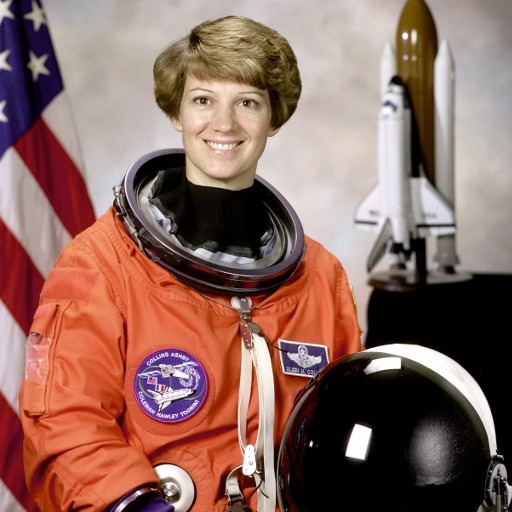
#> input picture code/photo.jpg, 512 x 512 px
$ python lab7_metrics.py
#> lines starting #> are read from the running program, lines starting #| are printed output that depends on the picture; after the words box and inside, x2 and y2 are one past the last pixel; in counts of white or black regions, pixels touching at a corner belong together
### code/chaos.py
# chaos.py  -  التشفير الفوضوي للصور (خريطة logistic + بعثرة + انتشار)
# هذا الملف تستخدمه كل التجارب من 4 إلى 8. لا تغيّري فيه شيئاً، فقط استدعيه.

import hashlib
import numpy as np

# تسريع اختياري: إذا كانت مكتبة numba منصّبة تُستخدم تلقائياً (أسرع بنحو 8 مرات، انظري التجربة 5)،
# وإذا لم تكن منصّبة يعمل الكود بشكل طبيعي لكن أبطأ. التجربة 5 تشرح الفرق.
try:
    from numba import njit
except ImportError:
    def njit(f):
        return f


@njit
def logistic_sequence(x0, r, n, skip=1000):
    """تولّد n عدداً بين 0 و1 من معادلة logistic:  x(n+1) = r * x(n) * (1 - x(n))
    نرمي أول skip عدداً حتى تبتعد السلسلة عن نقطة البداية."""
    x = x0
    for _ in range(skip):
        x = r * x * (1.0 - x)
    out = np.empty(n)
    for i in range(n):
        x = r * x * (1.0 - x)
        out[i] = x
    return out


@njit
def diffuse(p, k):
    """الانتشار: كل بايت مشفر يعتمد على مفتاحه وعلى البايت المشفر الذي قبله.
    c[i] = k[i] XOR ((p[i] + c[i-1]) mod 256)"""
    n = p.shape[0]
    c = np.empty(n, dtype=np.uint8)
    prev = 0
    for i in range(n):
        v = (int(p[i]) + prev) % 256
        c[i] = v ^ int(k[i])
        prev = int(c[i])
    return c


@njit
def undiffuse(c, k):
    """عكس الانتشار:  p[i] = ((c[i] XOR k[i]) - c[i-1]) mod 256"""
    n = c.shape[0]
    p = np.empty(n, dtype=np.uint8)
    prev = 0
    for i in range(n):
        v = int(c[i]) ^ int(k[i])
        p[i] = (v - prev) % 256
        prev = int(c[i])
    return p


@njit
def diffuse_backward(p, k):
    """نفس الانتشار لكن من آخر بايت إلى أوله.
    لماذا جولتان؟ في الجولة الأمامية تغيير بكسل يؤثر فقط على ما بعده. بالجولة الخلفية
    يصبح كل بكسل مشفر معتمداً على كل بكسلات الصورة (هذا ما يرفع NPCR إلى 99.6%)."""
    n = p.shape[0]
    c = np.empty(n, dtype=np.uint8)
    prev = 0
    for i in range(n - 1, -1, -1):
        v = (int(p[i]) + prev) % 256
        c[i] = v ^ int(k[i])
        prev = int(c[i])
    return c


@njit
def undiffuse_backward(c, k):
    n = c.shape[0]
    p = np.empty(n, dtype=np.uint8)
    prev = 0
    for i in range(n - 1, -1, -1):
        v = int(c[i]) ^ int(k[i])
        p[i] = (v - prev) % 256
        prev = int(c[i])
    return p


def frame_key(master_key, frame_index, extra=0):
    """تشتق مفتاحاً مختلفاً (x0, r) لكل فريم من كلمة السر الرئيسية باستخدام SHA-256.
    extra: رقم إضافي (مثل رقم الوجه داخل الفريم) حتى يكون لكل وجه مفتاحه."""
    text = f"{master_key}|{frame_index}|{extra}".encode()
    h = hashlib.sha256(text).digest()               # 32 بايت ثابتة لنفس النص
    a = int.from_bytes(h[:8], "big") / 2 ** 64      # عدد بين 0 و1
    b = int.from_bytes(h[8:16], "big") / 2 ** 64
    x0 = 0.1 + 0.8 * a                              # نبقيه بين 0.1 و0.9
    r = 3.99 + 0.01 * b                             # نبقيه بين 3.99 و4.0 (منطقة فوضوية)
    return x0, r


def _streams(x0, r, n):
    """سلسلة واحدة طويلة بطول 3n: الثلث الأول لترتيب المواقع، والثلثان الآخران مفتاحا بايتات."""
    seq = logistic_sequence(x0, r, 3 * n)
    perm = np.argsort(seq[:n])                              # ترتيب جديد "عشوائي" للمواقع
    k = (np.floor(seq[n:] * 1e8).astype(np.int64) % 256).astype(np.uint8)
    return perm, k[:n], k[n:]


def encrypt(img, x0, r):
    """تشفّر صورة (أو أي مصفوفة uint8) وترجع مصفوفة بنفس الحجم."""
    shape = img.shape
    flat = np.ascontiguousarray(img).reshape(-1)    # صف واحد طويل من البايتات
    perm, k1, k2 = _streams(x0, r, flat.size)
    shuffled = flat[perm]                           # 1) بعثرة المواقع
    cipher = diffuse(shuffled, k1)                  # 2) انتشار أمامي
    cipher = diffuse_backward(cipher, k2)           # 3) انتشار خلفي
    return cipher.reshape(shape)


def decrypt(cipher, x0, r):
    """تعكس الخطوات الثلاث بالترتيب المعاكس."""
    shape = cipher.shape
    flat = np.ascontiguousarray(cipher).reshape(-1)
    perm, k1, k2 = _streams(x0, r, flat.size)
    shuffled = undiffuse_backward(flat, k2)         # 3) عكس الانتشار الخلفي
    shuffled = undiffuse(shuffled, k1)              # 2) عكس الانتشار الأمامي
    plain = np.empty_like(shuffled)
    plain[perm] = shuffled                          # 1) إرجاع المواقع
    return plain.reshape(shape)

### code/lab7_metrics.py
# التجربة 7: الأرقام التي يطلبها التقرير - NPCR, UACI, Entropy, Correlation, حساسية المفتاح, السرعة
import time
import numpy as np
import cv2
import matplotlib.pyplot as plt
import chaos

IMAGE = "photo.jpg"
MASTER_KEY = "zahraa-secret-2026"

img = cv2.imread(IMAGE)
#> img is the input picture: shape (512, 512, 3); mean B, G, R 96.5, 105.8, 141.6
gray = cv2.cvtColor(img, cv2.COLOR_BGR2GRAY)         # القياسات تُحسب عادة على صورة رمادية
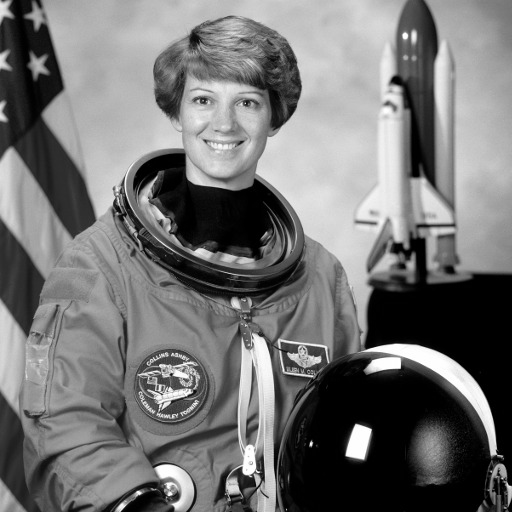
#> gray: shape (512, 512); min 0, max 255, mean 115.4
x0, r = chaos.frame_key(MASTER_KEY, 0)
enc = chaos.encrypt(gray, x0, r)
#> in encrypt, `return cipher.reshape(shape)`:
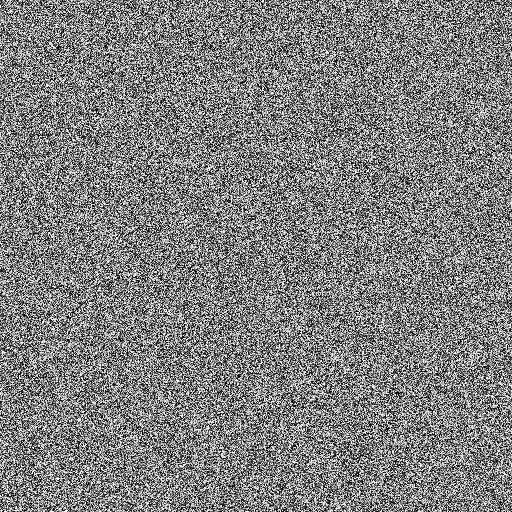
#> returned value: shape (512, 512); min 0, max 255, mean 127.5
#> `gray2[10, 10] ^= 1`: gray2: shape (512, 512); under 0.01% of pixels changed, all inside (x1, y1, x2, y2) = (10, 10, 11, 11)
#> call 2 of encrypt, with x0 = 0.712, r = 4
#> in encrypt (call 2), `return cipher.reshape(shape)`:
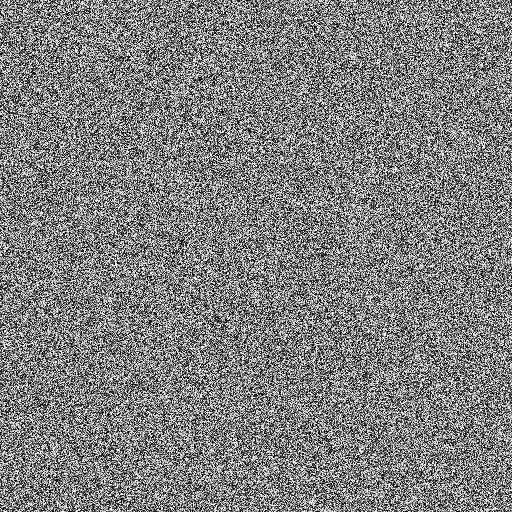
#> returned value: shape (512, 512); min 0, max 255, mean 127.5


def entropy(a):
    """كم بت من المعلومات في كل بكسل. الأعلى 8 = لا يمكن التنبؤ بأي شيء."""
    hist = np.bincount(a.ravel(), minlength=256) / a.size
    hist = hist[hist > 0]
    return float(-np.sum(hist * np.log2(hist)))


def correlation(a, direction, n=5000):
    """علاقة كل بكسل بجاره (أفقي/عمودي/قطري). قرب 1 = صورة طبيعية، قرب 0 = مشفرة جيداً."""
    rng = np.random.default_rng(0)
    H, W = a.shape
    ys = rng.integers(0, H - 1, n); xs = rng.integers(0, W - 1, n)
    dy, dx = {"horizontal": (0, 1), "vertical": (1, 0), "diagonal": (1, 1)}[direction]
    p = a[ys, xs].astype(float); q = a[ys + dy, xs + dx].astype(float)
    return float(np.corrcoef(p, q)[0, 1])


def npcr_uaci(c1, c2):
    """NPCR: نسبة البكسلات التي تغيرت. UACI: متوسط حجم التغير. المرجع النظري 99.61% و33.46%."""
    npcr = 100 * np.mean(c1 != c2)
#> npcr = 99.97
    uaci = 100 * np.mean(np.abs(c1.astype(int) - c2.astype(int)) / 255)
#> uaci = 33.53
    return npcr, uaci


# 1) تغيير بكسل واحد في الأصل -> كم يتغير المشفر؟ (مقاومة الهجوم التفاضلي)
gray2 = gray.copy()
gray2[10, 10] ^= 1                                    # نقلب أصغر بت في بكسل واحد
enc2 = chaos.encrypt(gray2, x0, r)
npcr, uaci = npcr_uaci(enc, enc2)
#> npcr = 99.97; uaci = 33.53

# 2) حساسية المفتاح: فك بمفتاح يختلف بمقدار 10^-10 فقط
wrong = chaos.decrypt(enc, x0 + 1e-10, r)
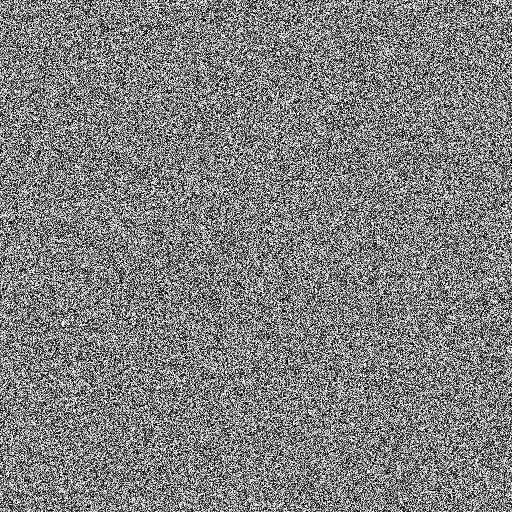
#> wrong: shape (512, 512); min 0, max 255, mean 127.4
key_sens = 100 * np.mean(wrong != gray)
#> key_sens = 99.6

# 3) السرعة على فريم ملون 640x480 (مثل الكاميرا)
frame = cv2.resize(img, (640, 480))
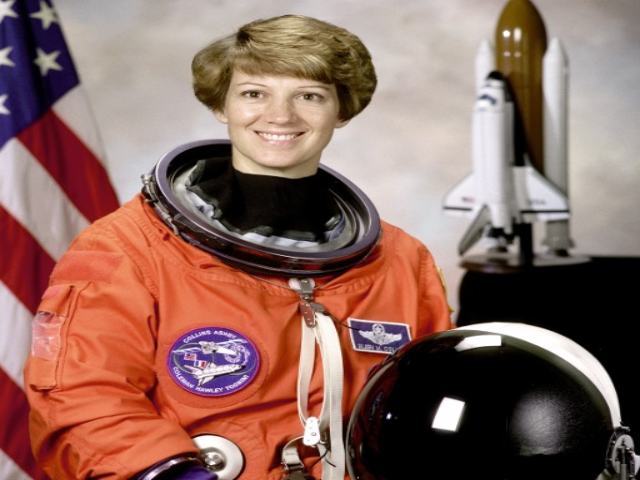
#> frame: shape (480, 640, 3); mean B, G, R 96.4, 105.7, 141.5
chaos.encrypt(frame, x0, r)                           # أول نداء يجمّع numba، لا نحسبه
#> call 3 of encrypt, with x0 = 0.712, r = 4
#> in encrypt (call 3), `return cipher.reshape(shape)`:
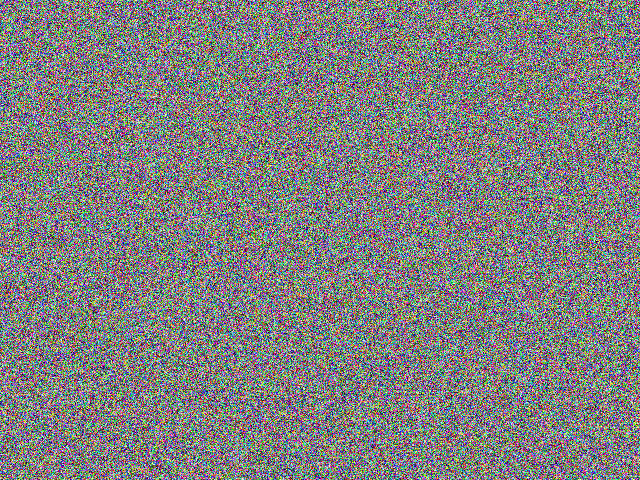
#> returned value: shape (480, 640, 3); mean of channels 0, 1, 2 127.2, 127.5, 127.7; drawn as B, G, R
t = time.time()
for k in range(30):
#> (the run stopped early here; a loop or call above may not have finished)
